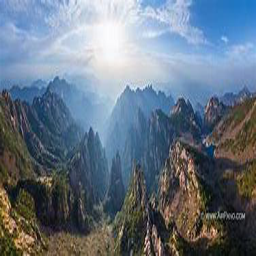
#> input picture Preprocessing/Input/scene.png, 256 x 256 px
$ python gray.py
#> lines starting #> are read from the running program, lines starting #| are printed output that depends on the picture
#> further down, img is the input picture: shape (256, 256, 3) float32; mean R, G, B 0.402, 0.456, 0.512
import numpy as np
import matplotlib.pyplot as plt
import matplotlib.image as mpimg
from PIL import Image

def rgb2gray(rgb):
    return np.dot(rgb[...,:3],[0.2989, 0.5870, 0.1140])
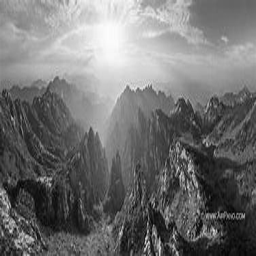
#> returned value: shape (256, 256) float64; min 0.00134, max 0.989, mean 0.446

def layering(img):
    output = img
    for i in range(len(img)):
        for j in range(len(img[0])):
            output[i][j] = img[i][j] * 255 // 32 * 32 / 255
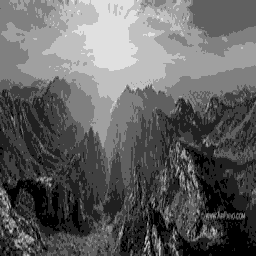
#> output: shape (256, 256) float64; min 0, max 0.878, mean 0.384
    return output

img = mpimg.imread('Input/scene.png')
gray = rgb2gray(img)
layer = layering(gray)

im = Image.fromarray(layer*255)
if im.mode != 'L':
    im = im.convert('L')
#> im: PIL image 256x256 L
im.save('Output/scene_layer.jpg')

plt.imshow(layer, cmap=plt.get_cmap('gray'), vmin=0, vmax=1)
plt.show()

$ run again, with Preprocessing/Input/dog.jpg saved as Preprocessing/Input/scene.png
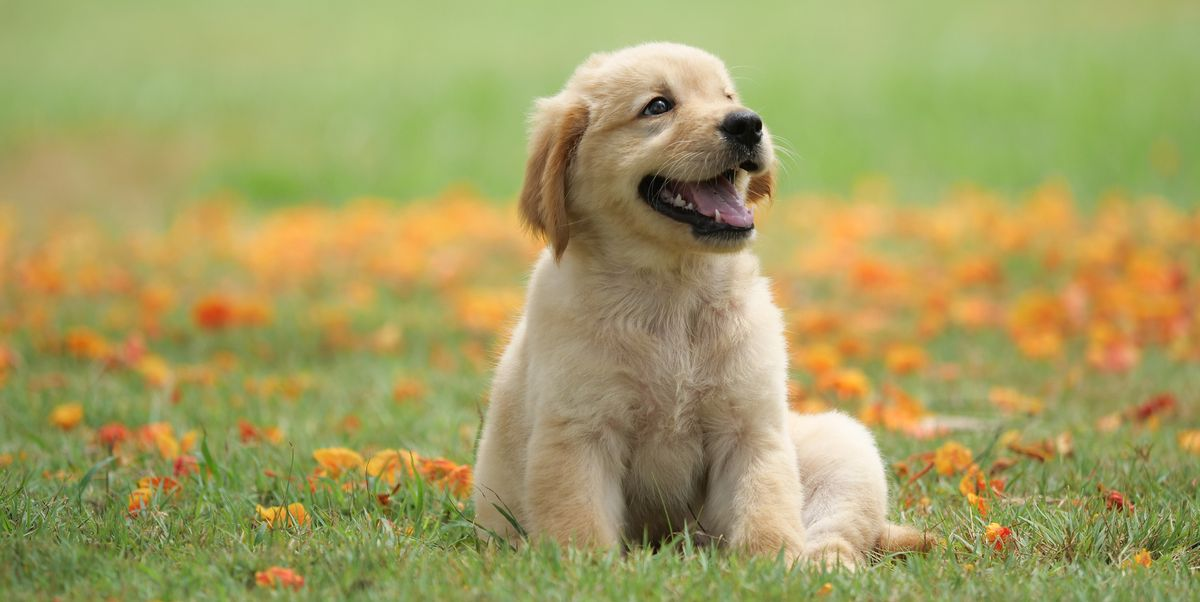
#> input picture Preprocessing/Input/dog.jpg, 1200 x 602 px
#> img is the input picture: shape (602, 1200, 3) float32; mean R, G, B 0.642, 0.622, 0.383
#> in rgb2gray, `return np.dot(rgb[...,:3],[0.2989, 0.5870, 0.1140])`:
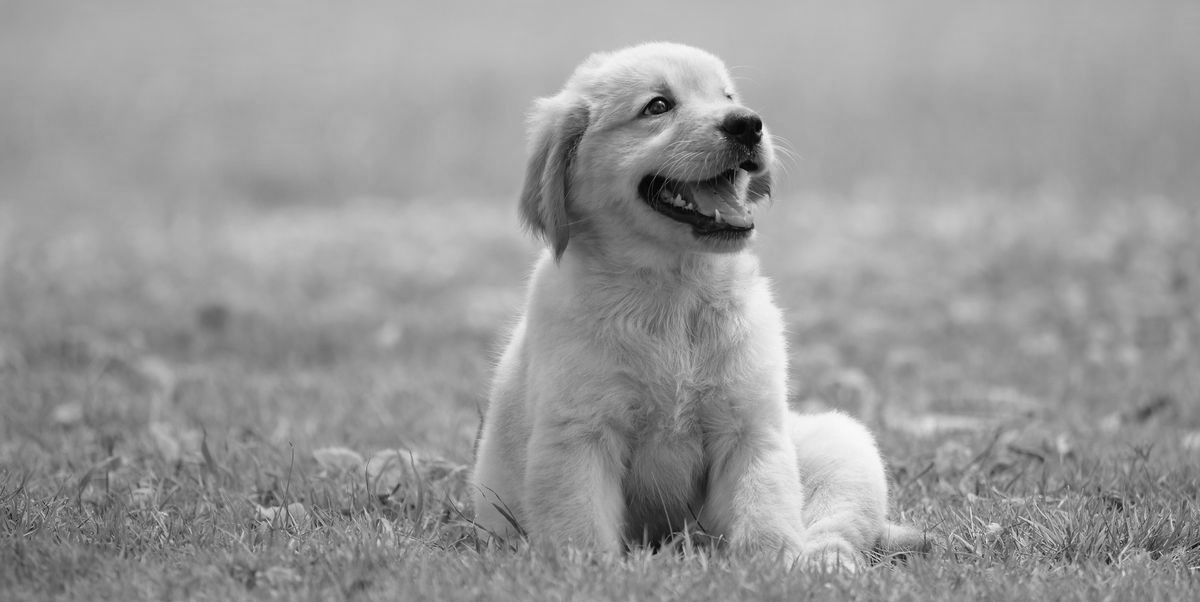
#> returned value: shape (602, 1200) float64; min 0, max 0.984, mean 0.601
#> after the loop in layering, `for i in range(len(img)):`:
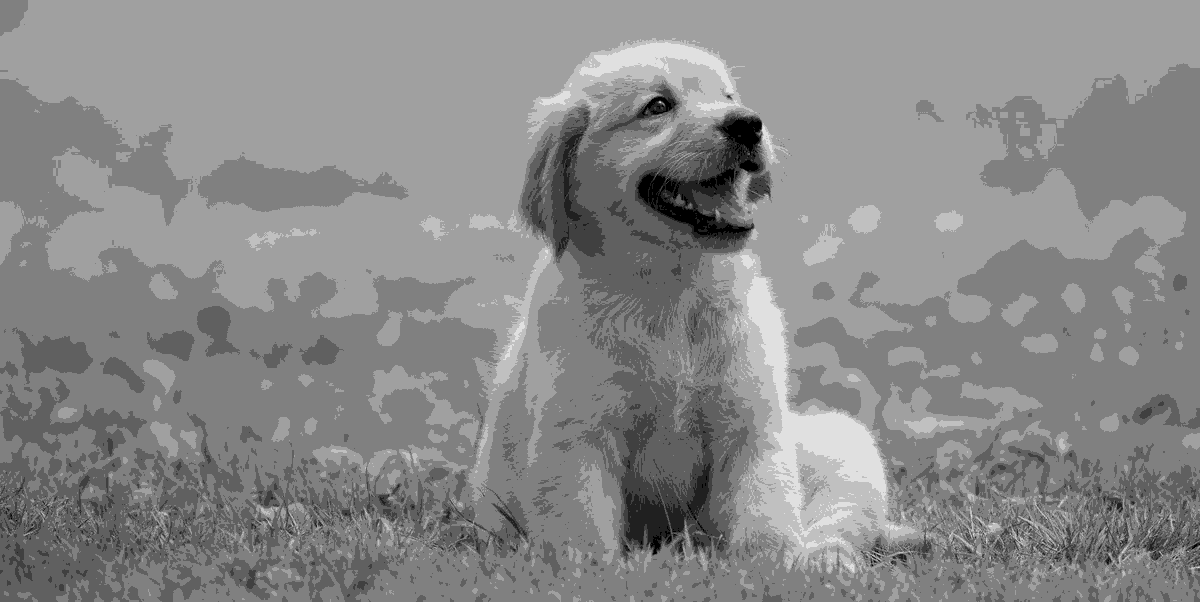
#> output: shape (602, 1200) float64; min 0, max 0.878, mean 0.539
